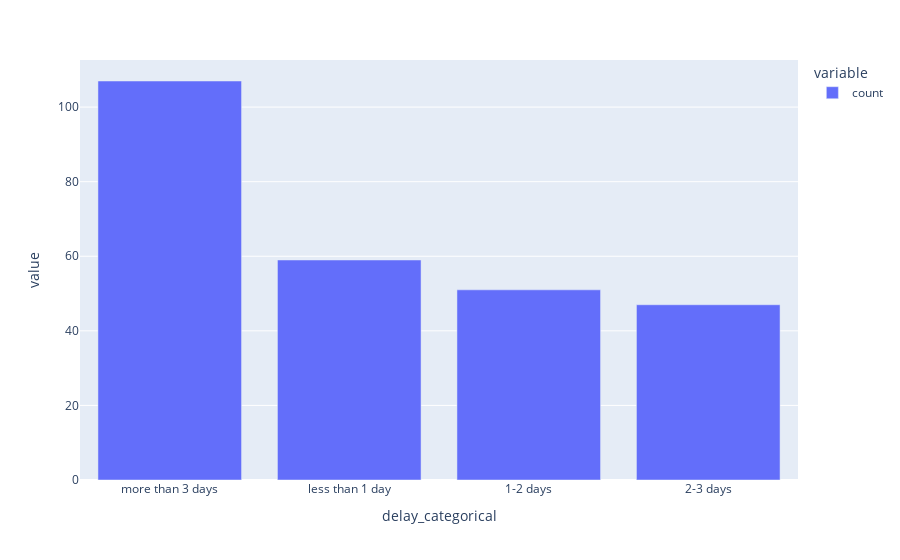

Write notebook code for a chart like this one.
### Code cell
px.bar(delays_counts)

### Figure 1 — Plotly figure (JSON) as saved in the notebook; plotly's stock layout.template omitted (floating-point values rounded to 4 significant figures)
{"data": [{"alignmentgroup": "True", "hovertemplate": "variable=count<br>delay_categorical=%{x}<br>value=%{y}<extra></extra>", "legendgroup": "count", "marker": {"color": "#636efa", "pattern": {"shape": ""}}, "name": "count", "offsetgroup": "count", "orientation": "v", "showlegend": true, "textposition": "auto", "type": "bar", "x": ["more than 3 days", "less than 1 day", "1-2 days", "2-3 days"], "xaxis": "x", "y": [107, 59, 51, 47], "yaxis": "y"}], "layout": {"autosize": true, "barmode": "relative", "legend": {"title": {"text": "variable"}, "tracegroupgap": 0}, "margin": {"t": 60}, "xaxis": {"anchor": "y", "autorange": true, "domain": [0, 1], "range": [-0.5, 3.5], "title": {"text": "delay_categorical"}, "type": "category"}, "yaxis": {"anchor": "x", "autorange": true, "domain": [0, 1], "range": [0, 112.6], "title": {"text": "value"}, "type": "linear"}}}
